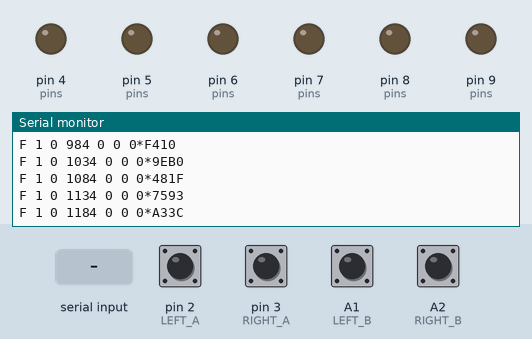
A sketch run on a simulated Arduino Uno, built with avr-gcc and run on an emulated ATmega328P. On the bench: output pins drawn as LEDs (lit = HIGH), the last lines printed to the serial monitor. The test bench sets the inputs (shaded band); at power-on: A1 (LEFT_B), A2 (RIGHT_B), pin 2 (LEFT_A), pin 3 (RIGHT_A) HIGH. EEPROM starts erased.

Above: at 1.2 s.
1.3 s: pin 2 (LEFT_A) pulled LOW for 1 s
At 1.35 s:
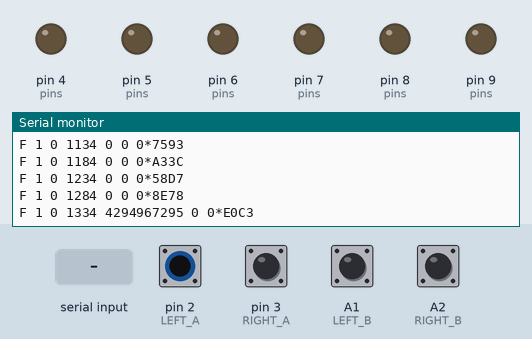
3.8 s: pin 3 (RIGHT_A) pulled LOW for 1 s
At 3.8 s:
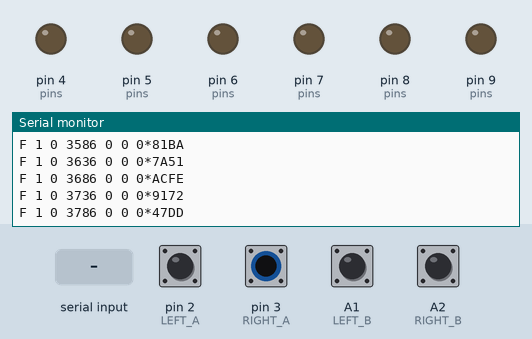
6.3 s: "  \n" received over Serial
7.8 s: pin 2 (LEFT_A) pulled LOW for 0.15 s
At 7.9 s:
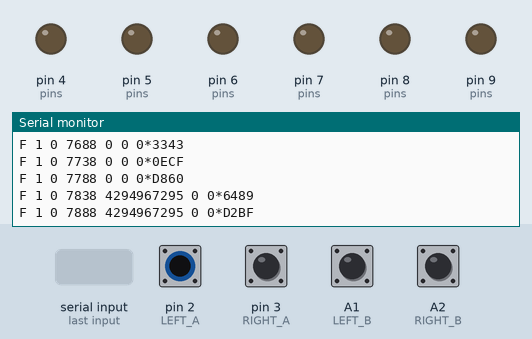
9.4 s: pin 3 (RIGHT_A) pulled LOW for 1 s
At 9.45 s:
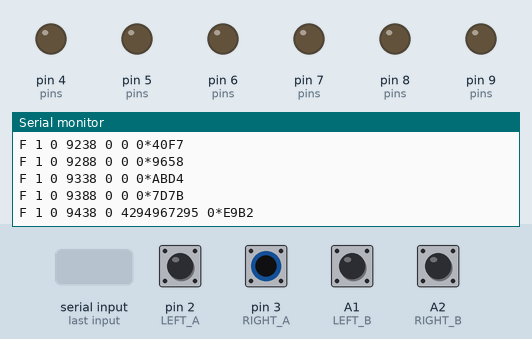

Measured:
- after the input at 1.3 s, the serial monitor: prints a new line at once (image 1)

The sketch:

room_base_v3.ino
```cpp
// Room robot V3 base firmware, SERIAL PROTOCOL V4. INCOMPATIBLE with pulse V2.
// Arduino Uno / classic Nano ATmega328P, USB 115200. Rewire motor pins FIRST.
// External quadrature encoders required. No commanded/PWM-based odometry.
#include <Arduino.h>
#include <EEPROM.h>
#include <stdint.h>
#include <stdlib.h>
#include <stdio.h>
#include <string.h>
#include <math.h>

#if !defined(__AVR_ATmega328P__) && !defined(ROOM_BASE_HOST_TEST)
#error "This firmware targets Uno/classic Nano ATmega328P"
#endif
#if defined(__AVR__)
#include <avr/interrupt.h>
#include <avr/wdt.h>
#include <util/atomic.h>
void clearWatchdog(void) __attribute__((naked,used,section(".init3")));
void clearWatchdog(void) { MCUSR=0; wdt_disable(); }
#define ATOMIC MCU_ATOMIC_BLOCK
#define MCU_ATOMIC_BLOCK ATOMIC_BLOCK(ATOMIC_RESTORESTATE)
#else
#define ATOMIC for(bool once=true;once;once=false)
#endif

// NEW wiring: D2 and D3 are reserved for encoder interrupts.
constexpr uint8_t L1=7,L2=8,R1=4,R2=5,ENA=9,ENB=6;
constexpr uint8_t LEFT_A=2,RIGHT_A=3,LEFT_B=A1,RIGHT_B=A2;
// Set signs with wheels raised; positive target AND positive count = forward.
constexpr int LEFT_MOTOR_SIGN=-1,RIGHT_MOTOR_SIGN=-1;
constexpr int LEFT_ENCODER_SIGN=1,RIGHT_ENCODER_SIGN=1;
// PLACEHOLDERS: calibrate counts/metre for x2 decoding (A CHANGE, B read).
// Host ticks_per_meter must match this constant; must not be guessed in use.
constexpr uint32_t TICKS_PER_METER=1000;
constexpr int MAX_MM_S=150,MAX_PWM=120;
constexpr uint16_t COMMAND_WATCHDOG_MS=250,LOOP_WATCHDOG_MS=50;
constexpr float KP=.35f,KI=.8f; // conservative starting gains, tune raised first

volatile uint32_t leftTicks=0,rightTicks=0;
volatile bool armed=false,stopPending=false;
volatile int16_t leftTarget=0,rightTarget=0;
volatile uint32_t lastCommand=0,loopHeartbeat=0;
uint32_t bootId=0,nonce=0,lastSeq=0;
uint32_t prevControl=0,prevFeedback=0,prevLeft=0,prevRight=0;
float leftIntegral=0,rightIntegral=0;
char rx[128]; uint8_t used=0; uint32_t lineStart=0;
constexpr uint8_t TX_SLOTS=4,TX_BYTES=100;
char tx[TX_SLOTS][TX_BYTES];uint8_t txLength[TX_SLOTS]={};
uint8_t txHead=0,txCount=0,txOffset=0;
bool errorPending=false;

uint16_t crc16(const char* p,size_t n) {
  uint16_t crc=0xffff;
  while(n--) {
    crc^=(uint16_t)(uint8_t)*p++<<8;
    for(uint8_t i=0;i<8;i++) crc=(crc&0x8000)?(uint16_t)((crc<<1)^0x1021):(uint16_t)(crc<<1);
  }
  return crc;
}
void wheel(uint8_t a,uint8_t b,uint8_t en,int pwm) {
  analogWrite(en,0);
  digitalWrite(a,pwm>0?HIGH:LOW);digitalWrite(b,pwm<0?HIGH:LOW);
  analogWrite(en,pwm<0?-pwm:pwm);
}
void drive(int left,int right) {
  wheel(L1,L2,ENA,left*LEFT_MOTOR_SIGN);wheel(R1,R2,ENB,right*RIGHT_MOTOR_SIGN);
}
void cut() { drive(0,0);armed=false;leftTarget=rightTarget=0;stopPending=true; }
void stop() { ATOMIC { cut(); } leftIntegral=rightIntegral=0; }
void fail() { stop();errorPending=true;used=0; }
void timerTick() {
  uint32_t now=millis();
  if(armed && ((uint32_t)(now-lastCommand)>=COMMAND_WATCHDOG_MS ||
               (uint32_t)(now-loopHeartbeat)>=LOOP_WATCHDOG_MS)) cut();
}
#if defined(__AVR__)
ISR(TIMER2_COMPA_vect) { timerTick(); }
#endif
void leftEncoder() {
  int direction=(digitalRead(LEFT_A)==digitalRead(LEFT_B)?1:-1)*LEFT_ENCODER_SIGN;
  if(direction>0) leftTicks++;else leftTicks--;
}
void rightEncoder() {
  int direction=(digitalRead(RIGHT_A)==digitalRead(RIGHT_B)?1:-1)*RIGHT_ENCODER_SIGN;
  if(direction>0) rightTicks++;else rightTicks--;
}
bool queueBody(const char* body) {
  if(txCount==TX_SLOTS) return false;
  uint8_t slot=(txHead+txCount)%TX_SLOTS;
  int n=snprintf(tx[slot],TX_BYTES,"%s*%04X\n",body,(unsigned)crc16(body,strlen(body)));
  if(n<=0||n>=TX_BYTES) return false;
  txLength[slot]=(uint8_t)n;txCount++;return true;
}
void pumpTx() {
  if(!txCount) return;
  int avail=Serial.availableForWrite();if(avail<=0)return;
  uint8_t remaining=txLength[txHead]-txOffset;
  uint8_t n=remaining<(unsigned)avail?remaining:(uint8_t)avail;
  size_t written=Serial.write((const uint8_t*)tx[txHead]+txOffset,n);
  if(written>n)written=n;
  txOffset+=(uint8_t)written;
  if(txOffset==txLength[txHead]){txOffset=0;txHead=(txHead+1)%TX_SLOTS;txCount--;}
}

// Wear-levelled monotonic boot identity. Corrupt committed records lock output;
// an interrupted unpublished write can be retried. Never silently reuse boot 1.
constexpr uint8_t BOOT_SLOTS=32,BOOT_BYTES=8;
bool bootRecord(uint8_t slot,uint32_t& value) {
  int a=slot*BOOT_BYTES;
  if(EEPROM.read(a)!=0xa5||EEPROM.read(a+7)!=0x5a)return false;
  char bytes[4];value=0;
  for(uint8_t i=0;i<4;i++){bytes[i]=(char)EEPROM.read(a+1+i);value|=(uint32_t)(uint8_t)bytes[i]<<(8*i);}
  uint16_t crc=(uint16_t)EEPROM.read(a+5)|((uint16_t)EEPROM.read(a+6)<<8);
  return value&&crc==crc16(bytes,4);
}
uint32_t nextBoot() {
  uint32_t highest=0;uint8_t previous=BOOT_SLOTS-1,interrupted=0,interruptedSlots=0;
  bool corrupt=false;
  for(uint8_t slot=0;slot<BOOT_SLOTS;slot++) {
    bool blank=true;
    for(uint8_t i=0;i<BOOT_BYTES;i++)if(EEPROM.read(slot*BOOT_BYTES+i)!=0xff)blank=false;
    uint32_t value=0;bool valid=bootRecord(slot,value);
    if(valid&&value>highest){highest=value;previous=slot;}
    if(!valid&&!blank){if(EEPROM.read(slot*BOOT_BYTES)!=0)corrupt=true;
      else{interruptedSlots++;interrupted=slot;}}
  }
  if(corrupt||highest==UINT32_MAX||interruptedSlots>1||
      (interruptedSlots&&interrupted!=(previous+1)%BOOT_SLOTS))return 0;
  uint32_t value=highest+1;uint8_t slot=(previous+1)%BOOT_SLOTS;int a=slot*BOOT_BYTES;
  EEPROM.update(a,0);EEPROM.update(a+7,0);char bytes[4];
  for(uint8_t i=0;i<4;i++){bytes[i]=(char)(value>>(8*i));EEPROM.update(a+1+i,(uint8_t)bytes[i]);}
  uint16_t crc=crc16(bytes,4);EEPROM.update(a+5,(uint8_t)crc);EEPROM.update(a+6,(uint8_t)(crc>>8));
  EEPROM.update(a+7,0x5a);EEPROM.update(a,0xa5);
  uint32_t verify=0;return bootRecord(slot,verify)&&verify==value?value:0;
}
bool number(const char* s,uint32_t& out) {
  if(!s||!*s||strlen(s)>10)return false;
  uint32_t n=0;
  for(;*s;s++){if(*s<'0'||*s>'9')return false;uint8_t d=*s-'0';
    if(n>(UINT32_MAX-d)/10)return false;
    n=n*10+d;}
  out=n;return true;
}
bool signedSpeed(const char* s,int& out) {
  bool neg=*s=='-';if(neg)s++;uint32_t n=0;
  if(!number(s,n)||n>MAX_MM_S)return false;
  out=neg?-(int)n:(int)n;return true;
}
void process() {
  rx[used]=0;char* star=strrchr(rx,'*');
  if(!star||star==rx||strlen(star+1)!=4){fail();return;}
  uint16_t supplied=0;
  for(uint8_t i=1;i<=4;i++){
    char c=star[i];uint8_t d;
    if(c>='0'&&c<='9')d=c-'0';else if(c>='A'&&c<='F')d=c-'A'+10;
    else if(c>='a'&&c<='f')d=c-'a'+10;else{fail();return;}
    supplied=(supplied<<4)|d;
  }
  if(crc16(rx,star-rx)!=supplied){fail();return;}*star=0;
  if(*rx==' '||star[-1]==' '||strstr(rx,"  ")){fail();return;}
  char* tokens[6];uint8_t count=0;char* save=nullptr;
  for(char* s=strtok_r(rx," ",&save);s;s=strtok_r(nullptr," ",&save)){
    if(count==6){fail();return;}tokens[count++]=s;
  }
  char out[84];
  if(count==1&&!strcmp(tokens[0],"S")){stop();return;}
  if(count==1&&!strcmp(tokens[0],"Q")){
    snprintf(out,sizeof(out),"V 4 %lu %u 250 %lu",(unsigned long)bootId,(unsigned)MAX_MM_S,(unsigned long)TICKS_PER_METER);
    if(!queueBody(out))fail();
    return;
  }
  uint32_t b=0,n=0,s=0;
  if(count<3||!number(tokens[1],b)||!number(tokens[2],n)||!bootId||b!=bootId||!n){fail();return;}
  if(count==3&&!strcmp(tokens[0],"H")){
    // New nonce requires an explicit disarmed handshake; no auto-rearm.
    if(armed||n<=nonce||txCount){fail();return;}
    nonce=n;lastSeq=0;leftIntegral=rightIntegral=0;
    snprintf(out,sizeof(out),"R %lu %lu",(unsigned long)bootId,(unsigned long)nonce);
    if(!queueBody(out)){fail();return;}
    ATOMIC{leftTarget=rightTarget=0;lastCommand=millis();armed=true;}
    return;
  }
  int left=0,right=0;
  if(count!=6||strcmp(tokens[0],"C")||!armed||n!=nonce||!number(tokens[3],s)||
      !s||s<=lastSeq||!signedSpeed(tokens[4],left)||!signedSpeed(tokens[5],right)||
      txCount>=TX_SLOTS-1||Serial.availableForWrite()<=0){fail();return;}
  lastSeq=s;uint32_t now=millis();
  snprintf(out,sizeof(out),"A %lu %lu %lu %d %d %lu",(unsigned long)bootId,
      (unsigned long)nonce,(unsigned long)s,left,right,(unsigned long)now);
  if(!queueBody(out)){fail();return;}
  ATOMIC{leftTarget=left;rightTarget=right;lastCommand=now;}
}

int controlWheel(int target,float measured,float dt,float& integral) {
  if(!target){integral=0;return 0;}
  float error=target-measured,candidate=integral+KI*error*dt;
  float value=KP*error+candidate;
  // Conditional integration: no winding up against output saturation.
  if((value<MAX_PWM&&value>-MAX_PWM)||(value>=MAX_PWM&&error<0)||(value<=-MAX_PWM&&error>0))integral=candidate;
  value=KP*error+integral;
  if(value>MAX_PWM)value=MAX_PWM;
  if(value<-MAX_PWM)value=-MAX_PWM;
  return (int)value;
}
void control(uint32_t now) {
  uint32_t elapsed=now-prevControl;if(elapsed<20)return;
  uint32_t l,r;int lt,rt;bool live;
  ATOMIC{l=leftTicks;r=rightTicks;lt=leftTarget;rt=rightTarget;live=armed;}
  float dt=elapsed*.001f;
  float ls=(int32_t)(l-prevLeft)*1000.f/(TICKS_PER_METER*dt);
  float rs=(int32_t)(r-prevRight)*1000.f/(TICKS_PER_METER*dt);
  prevControl=now;prevLeft=l;prevRight=r;
  if(!live){leftIntegral=rightIntegral=0;return;}
  int lp=controlWheel(lt,ls,dt,leftIntegral),rp=controlWheel(rt,rs,dt,rightIntegral);
  // Check under the same lock as output: ISR cutoff cannot be undone by PI.
  ATOMIC{if(armed)drive(lp,rp);else drive(0,0);}
}
void feedback(uint32_t now) {
  if(now-prevFeedback<50)return;
  prevFeedback=now;
  if(txCount>=TX_SLOTS-1){fail();return;}
  uint32_t l,r;bool live;ATOMIC{l=leftTicks;r=rightTicks;live=armed;}
  char out[84];snprintf(out,sizeof(out),"F %lu %lu %lu %lu %lu %u",(unsigned long)bootId,
      (unsigned long)nonce,(unsigned long)now,(unsigned long)l,(unsigned long)r,(unsigned)live);
  if(!queueBody(out))fail();
}
void reportStop() {
  bool pending;ATOMIC{pending=stopPending;}
  if(pending&&queueBody("D")){ATOMIC{stopPending=false;}}
  if(errorPending&&queueBody("E"))errorPending=false;
}
void setup() {
  const uint8_t pins[]={L1,L2,R1,R2,ENA,ENB};
  for(uint8_t i=0;i<sizeof(pins);i++)pinMode(pins[i],OUTPUT);
  drive(0,0);armed=false;
  pinMode(LEFT_A,INPUT_PULLUP);pinMode(RIGHT_A,INPUT_PULLUP);
  pinMode(LEFT_B,INPUT_PULLUP);pinMode(RIGHT_B,INPUT_PULLUP);
  attachInterrupt(digitalPinToInterrupt(LEFT_A),leftEncoder,CHANGE);
  attachInterrupt(digitalPinToInterrupt(RIGHT_A),rightEncoder,CHANGE);
  bootId=nextBoot();Serial.begin(115200);
  prevControl=prevFeedback=loopHeartbeat=millis();
#if defined(__AVR__)
  static_assert(F_CPU==16000000UL,"requires 16 MHz Uno/Nano");
  ATOMIC{TCCR2A=_BV(WGM21);TCCR2B=_BV(CS22);TCNT2=0;OCR2A=249;TIMSK2=_BV(OCIE2A);}
  wdt_enable(WDTO_250MS);
#endif
}
void loop() {
  ATOMIC{timerTick();loopHeartbeat=millis();}
  reportStop();pumpTx();uint32_t now=millis();
  // Bound parsing work; never block waiting for newline or UART output.
  for(uint8_t budget=0;budget<32&&Serial.available();budget++){
    char c=Serial.read();
    if(c=='\n'){if(used)process();used=0;}
    else if(c!='\r'){
      if(c<32||c>126||used>=sizeof(rx)-1){fail();break;}
      if(!used)lineStart=now;
      rx[used++]=c;
    }
  }
  if(used&&(uint32_t)(now-lineStart)>100)fail();
  control(now);feedback(now);reportStop();pumpTx();
#if defined(__AVR__)
  wdt_reset();
#endif
}
```
